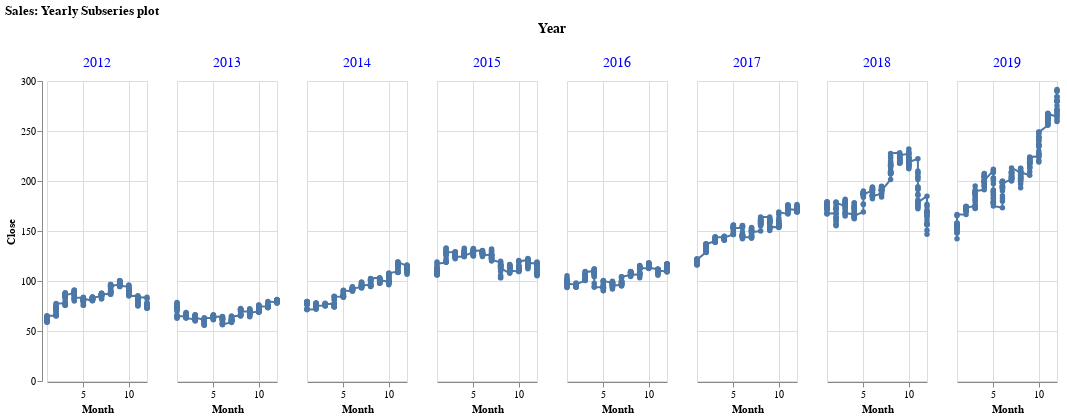

Source (notebook cell):
### Code cell
import altair as alt
import numpy as np
import pandas as pd


alt.Chart(data).mark_line(
    point=True
).encode(
    x='Month',
    y='Close',
    column = 'Year'
     
).properties(
    title="Sales: Yearly Subseries plot",
    width=100).configure_header(
    titleColor='black',
    titleFontSize=14,
    labelColor='blue',
    labelFontSize=14
)

### Figure 1 — Vega-Lite specification as saved in the notebook (floating-point values rounded to 4 significant figures; data arrays with more than 128 entries replaced by an {"elided": "..."} marker saying what was removed)
{"config": {"view": {"continuousWidth": 400, "continuousHeight": 300}, "header": {"labelColor": "blue", "labelFontSize": 14, "titleColor": "black", "titleFontSize": 14}}, "data": {"name": "data-9e68c797aa38fd7759f29fc46a3ae520"}, "mark": {"type": "line", "point": true}, "encoding": {"column": {"field": "Year", "type": "quantitative"}, "x": {"field": "Month", "type": "quantitative"}, "y": {"field": "Close", "type": "quantitative"}}, "title": "Sales: Yearly Subseries plot", "width": 100, "$schema": "https://vega.github.io/schema/vega-lite/v4.17.0.json", "datasets": {"data-9e68c797aa38fd7759f29fc46a3ae520": {"elided": "2011 records"}}}
